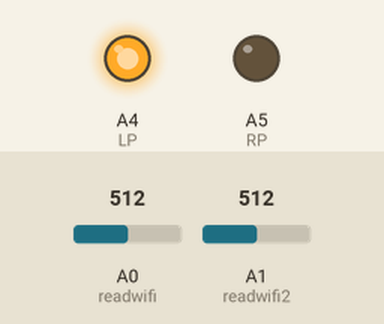
Recording of a sketch running on a simulated Arduino Uno, built with avr-gcc and run on an emulated ATmega328P. Shown: output pins drawn as LEDs (lit = HIGH). The test bench sets the inputs (shaded band); at power-on: A0 (readwifi) = 512, A1 (readwifi2) = 512.

Above: at 1.2 s.
1.3 s: A0 (readwifi) set to 490
At 2.3 s:
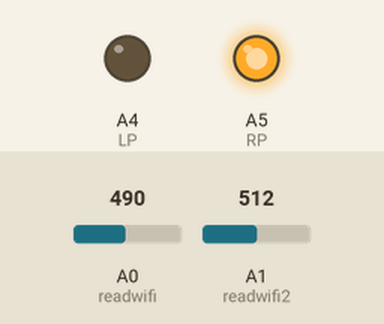
3.0 s: A1 (readwifi2) set to 484
At 3.5 s:
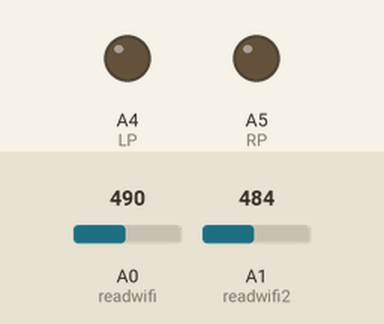
4.5 s: A1 (readwifi2) set to 510
At 4.8 s:
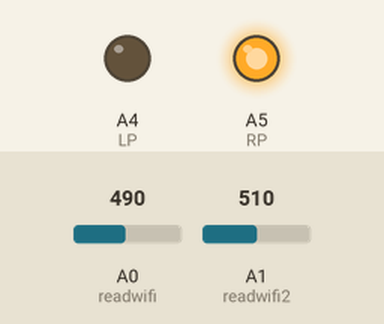
6.0 s: A1 (readwifi2) set to 490
At 7.2 s:
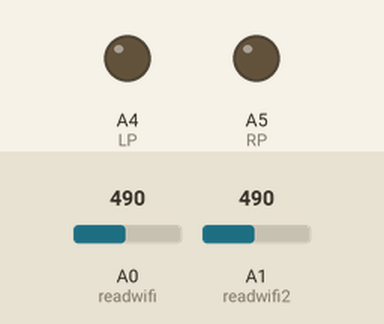
Timing chart, 0 to 8.5 s (numbered marks = the images above; inputs shaded):
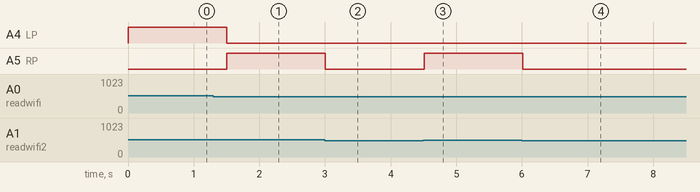

Measured:
- the behaviour switches between 501 and 500 on A1 (readwifi2) (found by bisection; images 1 and 2)
- after the input at 1.3 s, A4 (LP): HIGH → LOW after 0.20 s; A5 (RP): LOW → HIGH after 0.20 s
- after the input at 3.0 s, A5 (RP): HIGH → LOW at once
- after the input at 4.5 s, A5 (RP): LOW → HIGH at once
- after the input at 6.0 s, A5 (RP): HIGH → LOW at once

The sketch:

movecollector.ino
```cpp
/*move collector*/
#define readwifi A0
#define readwifi2 A1
#define LP A4
#define RP A5
void setup() {
  pinMode(LP,INPUT);
  pinMode(RP,INPUT);
}

void loop() {
  // put your main code here, to run repeatedly:
  Rmwifi();

}


String Rmwifi() {
  int a = analogRead(readwifi);
  int b = analogRead(readwifi2);
  Serial.print("D5: ");
  Serial.print(a);
  Serial.print(F("  D6: "));
  Serial.println(b);
  if (a > 500 && b > 500) {

    analogWrite(LP, 255);
    analogWrite(RP, 0);

  }
  else if (a > 500 && b < 500) {
    analogWrite(LP, 150);
    analogWrite(RP, 0);
  }
  else if (a < 500 && b > 500) {
    analogWrite(LP, 0);
    analogWrite(RP, 255);
  }
  else if (a < 500 && b < 500) {
    analogWrite(LP, 0);
    analogWrite(RP, 0);
  }
  else {
    analogWrite(LP, 0);
    analogWrite(RP, 0);
  }
  delay(300);
}
```
